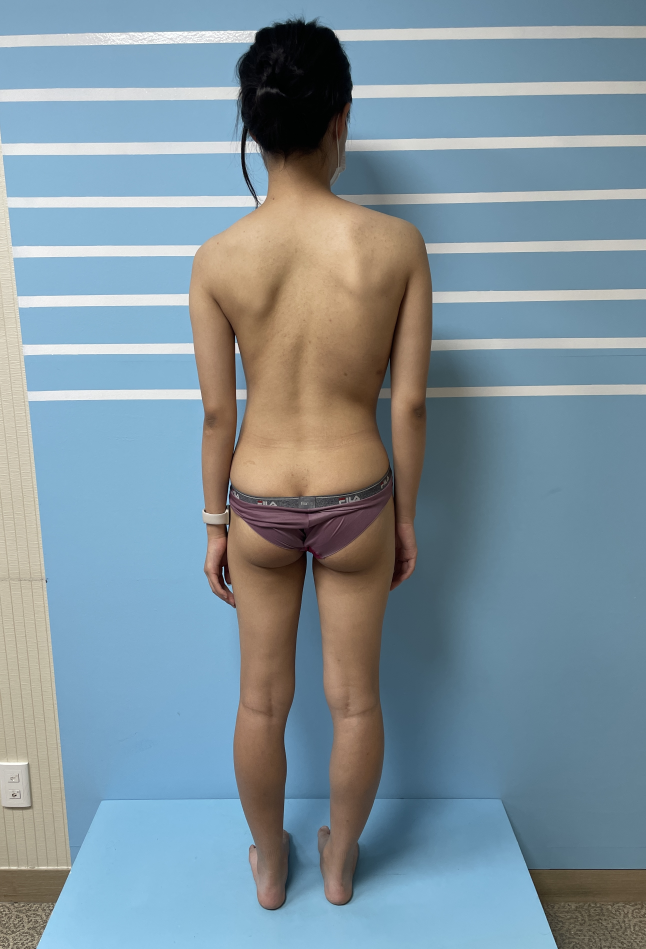
#> input picture scolioscan-pro-fastapi/AIS-API/test1/initial_img/IMG_0317 - 副本 (2).jpg, 2584 x 3795 px (shown at 1/4 size)
$ python -i image_segmentation.py   (imports and definitions only)
#> lines starting #> are read from the running program, lines starting #| are printed output that depends on the picture
from rembg import remove
from PIL import Image
import numpy as np
import os
import time
import io
from tqdm import tqdm
import concurrent.futures

# [71 lines left out: functions process_image, run_image_segmentation, not called in this run]


def process_image_bytes(image_bytes: bytes) -> Image.Image:
    """Run background removal and crop in-memory for a single image."""
    img = Image.open(io.BytesIO(image_bytes)).convert("RGBA")

    max_size = 2000
    if max(img.size) > max_size:
        ratio = max_size / max(img.size)
        new_size = tuple(int(dim * ratio) for dim in img.size)
        img = img.resize(new_size, Image.LANCZOS)

    img_no_bg = remove(img)
    white_bg = Image.new("RGB", img_no_bg.size, (255, 255, 255))
    white_bg.paste(img_no_bg, mask=img_no_bg.split()[3])

    np_img = np.array(white_bg)
    mask = np.any(np_img != [255, 255, 255], axis=-1)
    coords = np.argwhere(mask)

    if coords.size > 0:
        y0, x0 = coords.min(axis=0)
        y1, x1 = coords.max(axis=0) + 1
        return white_bg.crop((x0, y0, x1, y1))
    return white_bg

def run_image_segmentation_raw(image_bytes: bytes) -> Image.Image:
    """Process a single raw image file and return the segmented PIL image."""
    return process_image_bytes(image_bytes)

>>> import cv2
>>> picture = cv2.imread('test1/initial_img/IMG_0317 - 副本 (2).jpg', cv2.IMREAD_GRAYSCALE)
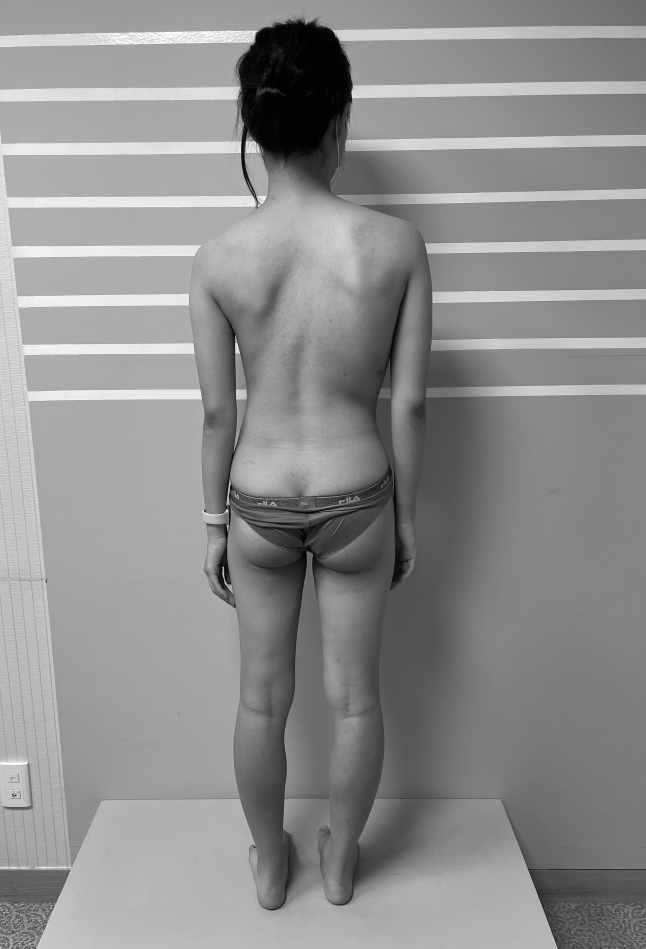
#> picture: shape (3795, 2584) (shown at 1/4 size); min 0, max 255, mean 141.4
#> (the run stopped early here; a loop or call above may not have finished)
